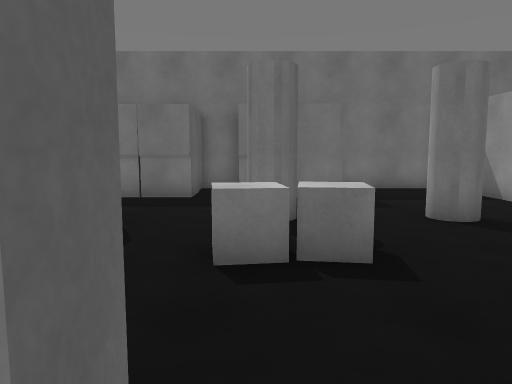
View 1 (above)

17 first-person views from a walk through a Unity game level. The camera is 1.3 m above the floor, tilts 6° down and sees 70° across. The floor is counted in squares, 1 m on a side. Each view is taken from the middle of a square. On the plan, view 1 faces up. The plan holds only what a view shows up to about 15 squares ahead; the rest is blank. The player is left out. Some animated figures are not drawn. Surface patterns are stand-ins for the level's own textures.

View 2
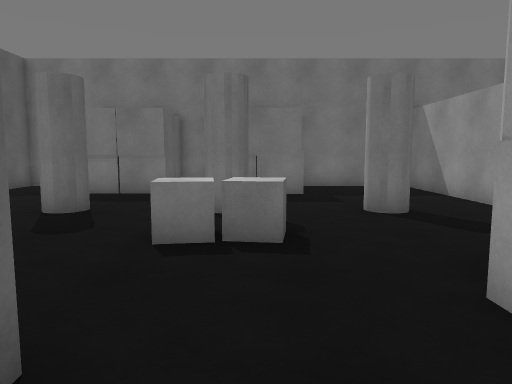

View 3
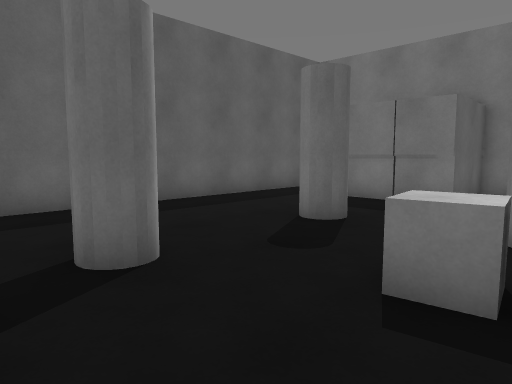

View 4
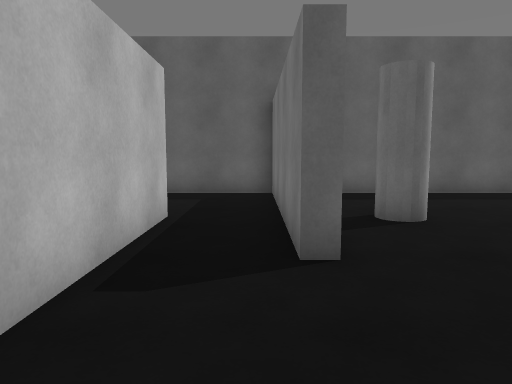

View 5
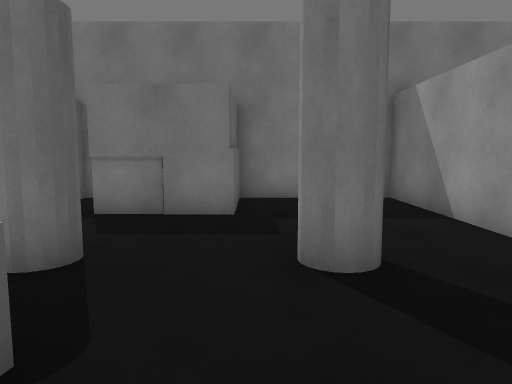

View 6
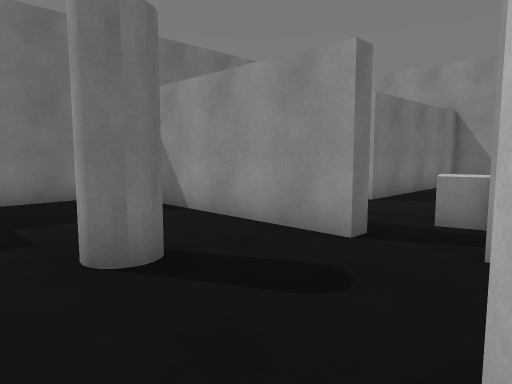

View 7
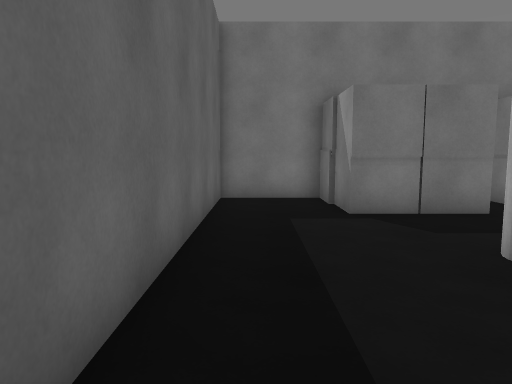

View 8
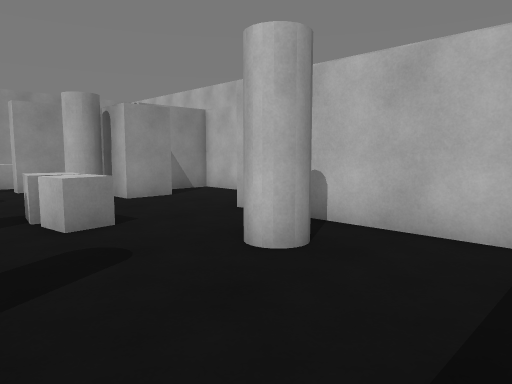

View 9
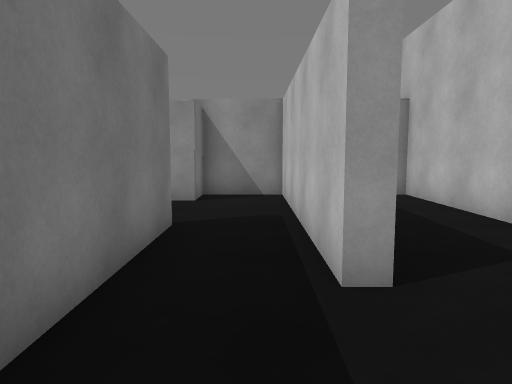

View 10
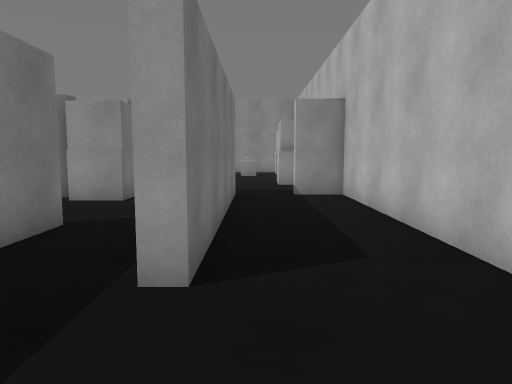

View 11
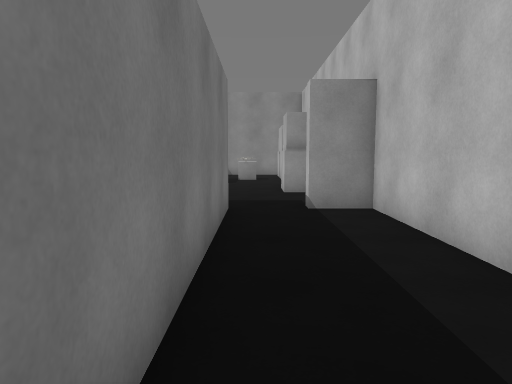

View 12
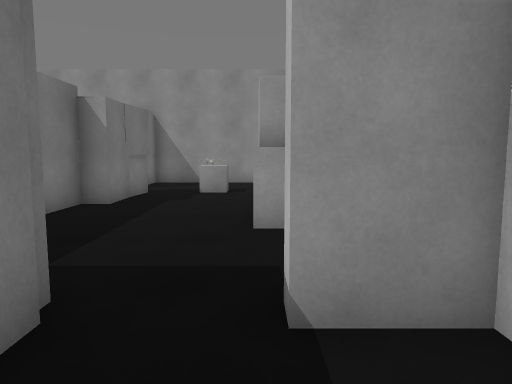

View 13
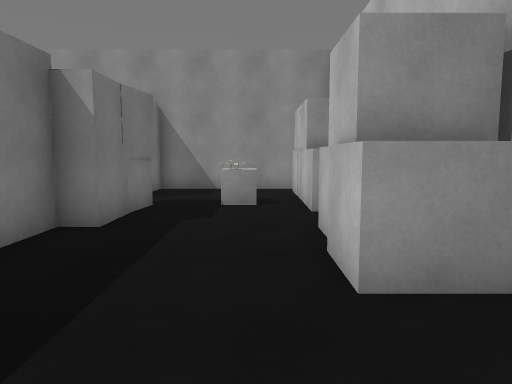

View 14
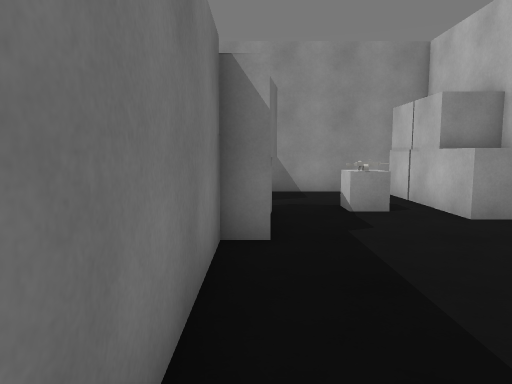

View 15
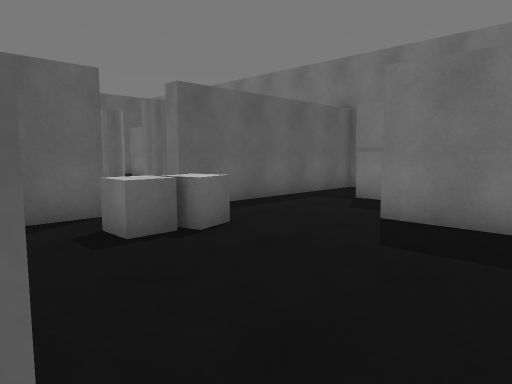

View 16
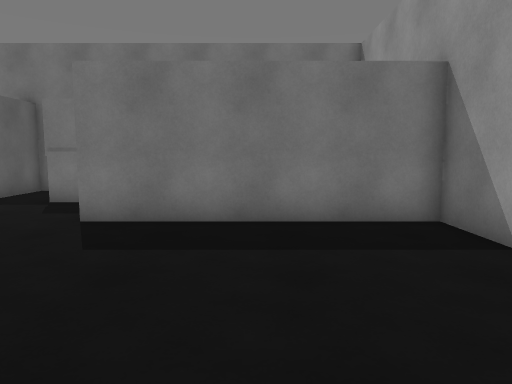

View 17
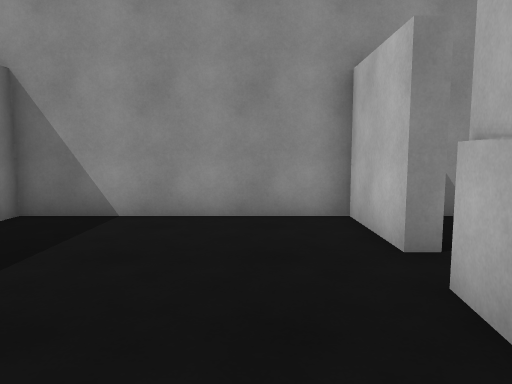

### Floor plan
Points are (right, up) in squares from view 1. A wall is a line through its corners. A room is listed if a view was taken in it or the views show most of it. See-through windows are left out.
Room 1 (views 1, 2, 3, 4, 5, 6, 7, 8)
walls: (-0.4, 1.1) (-0.4, 0.5) (-3.4, 0.5); (-0.5, 13.7) (-2.1, 13.7); (7, 5.9) (7, 13.7) (1, 13.7); (-5, 13.7) (-8, 13.7) (-8, 2.5); (-6, 1) (-2.5, 1); (7, 1.1) (7, 4.1); (-3.5, -1.8) (4.6, -1.8) (4.6, 0.8)
ways out: opening at (-4, -0.5) to room 2; opening at (7, 5) to room 3
objects: other object (-5, 11) to (-4, 11); other object (-5, 12); other object (-5, 12) to (-4, 13); column (-4, 3) to (-3, 3); column (-4, 7) to (-3, 8); other object (-3, 11) to (-2, 11); other object (-3, 12) to (-2, 13); other object (0, 4) to (0, 5); column (0, 7) to (1, 8); other object (0, 11) to (1, 11); other object (0, 12) to (1, 13); other object (0, 12) to (1, 13); other object (1, 4) to (1, 5); other object (2, 11); other object (2, 12) to (2, 13); other object (3, 1) to (4, 2); column (4, 3) to (5, 3); column (4, 7) to (4, 8)
Room 2 (views 9, 10, 11, 12)
walls: (-3.1, -5.8) (4.6, -5.8) (4.6, -4.2); (-3.4, 0.5) (-7.6, 0.5); (-8, 0.6) (-8, -3); (4.8, -2.3) (-3.5, -2.3) (-3.5, -1.8)
ways out: opening at (-4, -0.5) to room 1; opening at (4, -3.5) to room 3
Room 3 (views 13, 14, 15, 16, 17)
walls: (11.5, 0.5) (6.6, 0.5); (15.7, 0.5) (15.7, 1) (18.5, 1) (18.5, 7.9) (11.5, 7.9); (7, 4.1) (7.5, 4.1) (7.5, 2.6); (18.5, -4.6) (18.5, 0.5) (17.4, 0.5); (4.6, -4.2) (5.1, -4.2); (7.9, 13.7) (7.5, 13.7) (7.5, 5.9) (7, 5.9)
ways out: opening at (7, 5) to room 1; opening at (4, -3.5) to room 2
objects: other object (8, -5) to (8, -4); other object (9, -5) to (10, -4); other object (9, 4) to (10, 4); other object (9, 5) to (10, 5); other object (10, 11) to (11, 12); other object (11, -5) to (11, -4); other object (12, 0) to (13, 1); other object (13, -5) to (14, -4); other object (14, -3) to (15, -2); other object (14, 0) to (14, 1); other object (15, -5) to (16, -4); other object (17, -6) to (18, -4); other object (17, -5)

Where each view was taken, in squares from view 1:
view 1: 0 up, 0 right, facing up
view 2: 1 down, 1 right, facing up
view 3: 1 up, 1 right, facing up-left
view 4: 0 up, 4 right, facing left
view 5: 3 up, 3 right, facing up
view 6: 3 up, 2 right, facing up-right
view 7: 3 up, 7 left, facing up
view 8: 7 up, 7 left, facing down-right
view 9: 1 down, 7 left, facing right
view 10: 3 down, 7 left, facing right
view 11: 3 down, 4 left, facing right
view 12: 4 down, 2 right, facing right
view 13: 3 down, 5 right, facing right
view 14: 0 up, 6 right, facing right
view 15: 1 up, 15 right, facing up-left
view 16: 1 up, 15 right, facing up
view 17: 3 up, 11 right, facing right
